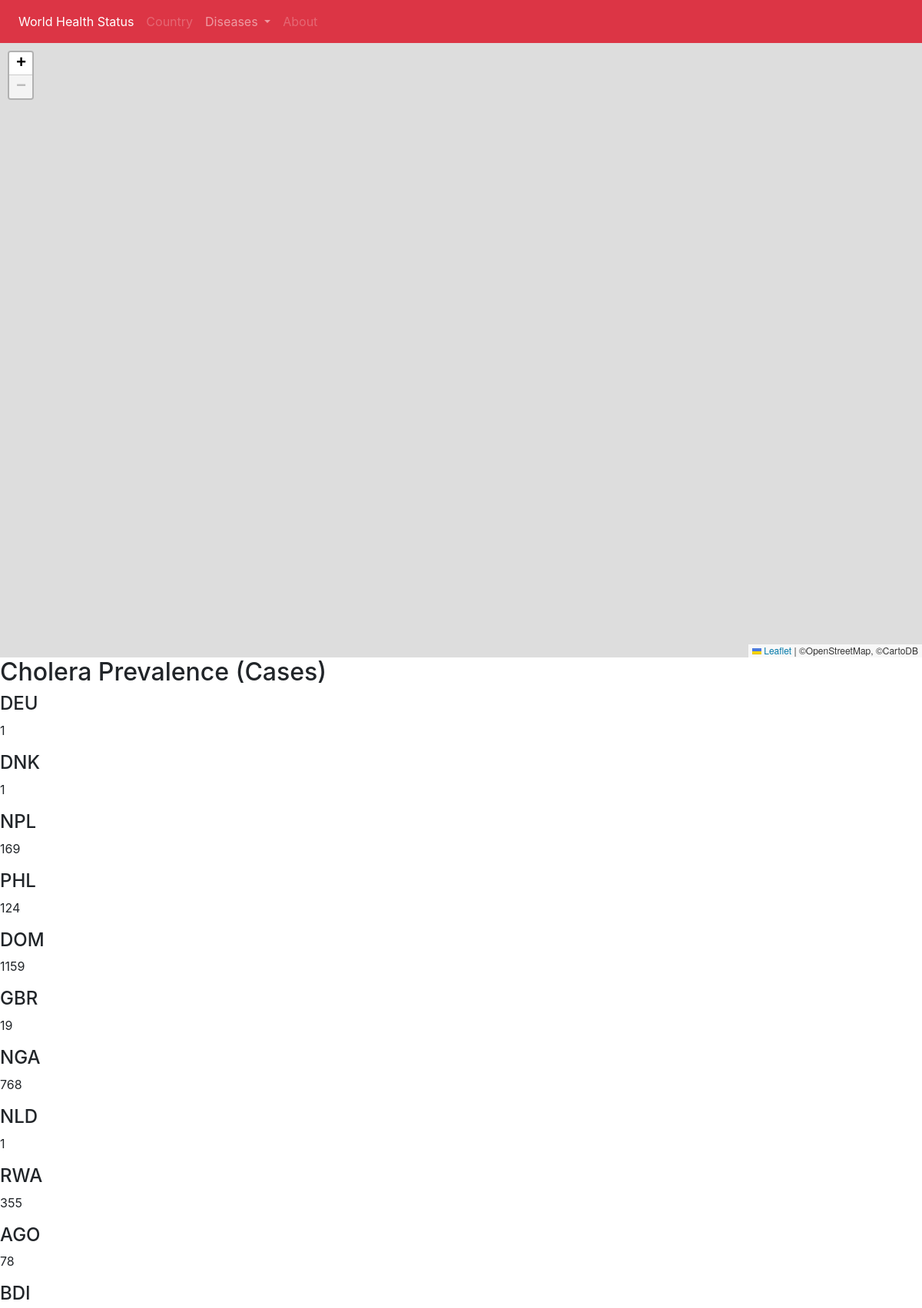
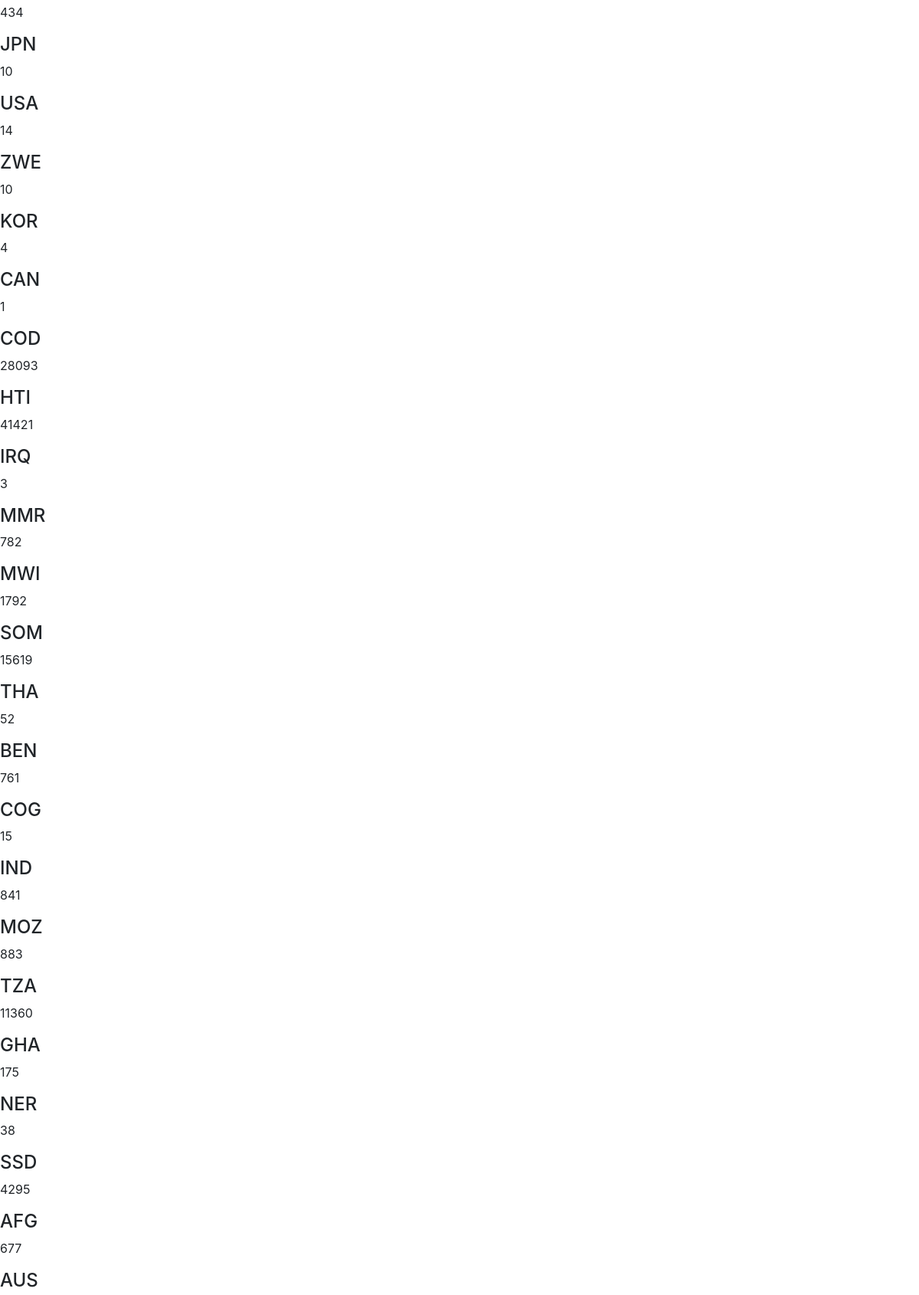
Screenshot of /cholera_prevalence (upper part) with the database file from the repository (2 pictures, top to bottom).
### map/models.py (models this page shows, shortened)
class Disease(models.Model):
    gho = models.CharField(max_length=20)
    year = models.IntegerField(null=True, blank=True)
    region = models.CharField(max_length=6, null=True)
    country = models.CharField(max_length=5, null=True)
    numeric = models.IntegerField(null=True, blank=True)
    low = models.IntegerField(null=True, blank=True)
    high = models.IntegerField(null=True, blank=True)

### map/views.py (the view)
# urls.py: path('cholera_prevalence', views.cholera_prevalence, name='cholera_prevalence'),
def cholera_prevalence(request):
    all_diseases = Disease.objects.filter(gho__iexact="CHOLERA_0000000001", year__exact=2016).values('country', 'numeric')
    altered_diseases = list(all_diseases)
    context = {
        'diseases': altered_diseases,
        'disease_name': get_disease_parameter("CHOLERA_0000000001"),
        'disease_year': 2016,
    }
    return render(request, 'cholera_prevalence.html', context)

### map/templatetags/js.py (called while the page is built)
@register.filter(is_safe=True)
def js(obj):
    return mark_safe(json.dumps(obj))

### map/views.py (called while the page is built)
def get_disease_parameter(key):
    diseases_dict = {'HIV_0000000006': 'HIV Mortality Rate', 'TB_e_mort_exc_tbhiv_num': 'TB Mortality Rate',
                     'MENING_1': 'Meningitis mortality rate', 'CHOLERA_0000000002': 'Cholera Mortality Rate',
                     'CHOLERA_0000000001': 'Cholera Prevalence (Cases)', 'MENING_2': 'Meningitis Prevalence (Cases)'}
    name = diseases_dict[key]
    return name

### templates/cholera_prevalence.html (shortened to what this page needs)
{% extends 'base.html' %}

### templates/base.html (shortened to what this page needs)
<!DOCTYPE html>
<html lang="en">
<head>
</head>
<body>
</body>
</html><!DOCTYPE html>
{% load staticfiles %}
{% load js %}
<html lang="en">
<head>
    <link rel="stylesheet" type="text/css" href="{% static 'map/style.css' %}" />
    <link rel="stylesheet" href="https://unpkg.com/leaflet@1.3.1/dist/leaflet.css"
/>
  <link rel="stylesheet" href="https://maxcdn.bootstrapcdn.com/bootstrap/4.1.3/css/bootstrap.min.css">
</head>
<body>
<nav class="navbar navbar-expand-sm bg-danger navbar-dark">
  <ul class="navbar-nav">
    <li class="nav-item active">
      <a class="nav-link" href="#">World Health Status</a>
    </li>
    <li class="nav-item">
      <a class="nav-link disabled" href="#">Country</a>
    </li>
    <li class="nav-item dropdown">
      <a class="nav-link dropdown-toggle" href="#" id="navbardrop" data-toggle="dropdown">
        Diseases
      </a>
    </li>
    <li class="nav-item">
      <a class="nav-link disabled" href="#">About</a>
    </li>
  </ul>
</nav>
<div id="mapid"></div>
<h2>{{ disease_name }}</h2>
<div>
    {%  for disease in diseases %}
        <div class="diseasesname">
        <h4>{{ disease.country}}</h4>
        <p class="hidden">{{ disease.numeric }}</p>
        </div>
    {% endfor %}
</div>
</body>
</html>

### map/static/map/style.css (style rules this page uses)
body { background-color: aqua; color: red; }

### templates/base.html (style rules this page uses)
body { padding: 0; margin: 0; }
html, body, #mapid { height: 100%; width: 100%; }

### rows the page displays
Disease: country "DEU", numeric "1"
Disease: country "DNK", numeric "1"
Disease: country "NPL", numeric "169"
Disease: country "PHL", numeric "124"
Disease: country "DOM", numeric "1159"
Disease: country "GBR", numeric "19"
Disease: country "NGA", numeric "768"
Disease: country "NLD", numeric "1"
Disease: country "RWA", numeric "355"
Disease: country "AGO", numeric "78"
Disease: country "BDI", numeric "434"
Disease: country "JPN", numeric "10"
Disease: country "USA", numeric "14"
Disease: country "ZWE", numeric "10"
Disease: country "KOR", numeric "4"
Disease: country "CAN", numeric "1"
Disease: country "COD", numeric "28093"
Disease: country "HTI", numeric "41421"
Disease: country "IRQ", numeric "3"
Disease: country "MMR", numeric "782"
Disease: country "MWI", numeric "1792"
Disease: country "SOM", numeric "15619"
Disease: country "THA", numeric "52"
Disease: country "BEN", numeric "761"
Disease: country "COG", numeric "15"
Disease: country "IND", numeric "841"
Disease: country "MOZ", numeric "883"
Disease: country "TZA", numeric "11360"
Disease: country "GHA", numeric "175"
Disease: country "NER", numeric "38"
Disease: country "SSD", numeric "4295"
Disease: country "AFG", numeric "677"

### other values shown
{{ disease_name }} "Cholera Prevalence (Cases)"
{{ disease.country }} "AUS"
